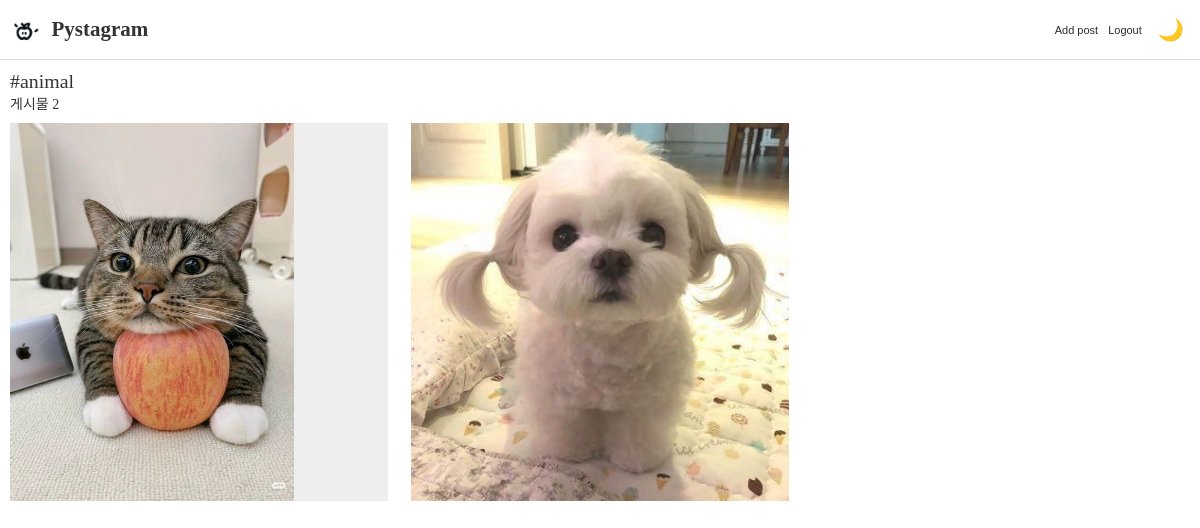
Screenshot of /posts/tags/animal/ with the database file from the repository.
### posts/models.py (models this page shows, shortened)
class HashTag(models.Model):
    name = models.CharField("태그명", max_length=50)

class Post(models.Model):
    user = models.ForeignKey(
        "users.User",
        verbose_name="작성자",
        on_delete=models.CASCADE,
    )
    content = models.TextField("내용")
    created = models.DateTimeField("생성일시", auto_now_add=True)
    tags = models.ManyToManyField("posts.HashTag", verbose_name="해시태그 목록", blank=True)

class PostImage(models.Model):
    post = models.ForeignKey(
        Post,
        verbose_name = "포스트",
        on_delete=models.CASCADE,
    )
    photo = models.ImageField("사진", upload_to="post")

### posts/views.py (the view)
# urls.py: path("tags/<str:tag_name>/", tags, name="tags"),
def tags(request, tag_name):
    try:
        tag = HashTag.objects.get(name=tag_name)
    except HashTag.DoesNotExist:
        posts = Post.objects.none()
    else:
        posts = Post.objects.filter(tags=tag)
    context = {
        "tag_name":tag_name,
        "posts":posts,
    }
    return render(request, 'posts/tags.html', context)

### templates/posts/tags.html
{% extends 'base_nav.html' %}
{% block content %}
<div id="tags">
    <header class="tags-header">
        <h2>#{{ tag_name }}</h2>
        <div>게시물 {{ posts.count }}</div>
    </header>
    <div class="post-grid-container">
        {% for post in posts %}
            {% if post.postimage_set.first and post.postimage_set.first.photo %}
                <div class="post-grid">
                    <a href="{% url 'posts:post_detail' post_id=post.id %}">
                        <img src="{{ post.postimage_set.first.photo.url }}" alt="">
                    </a>
                </div>
            {% endif %}
        {% empty %}
            <p>검색된 게시물이 없습니다</p>
        {% endfor %}
    </div>
</div>
{% endblock %}

### static/css/stylenew.css (style rules this page uses)
h1, h2, h3, h4, h5, h6 { padding: 0; margin: 0; font-weight: 300; }
h2 { font-size: 1.42rem; }
a { text-decoration: none; color: #333; }
html { margin: 0; font-family: "Noto Sans KR", serif; font-weight: 300; font-size: 14px; color: #333; height: 100%; }
body { margin: 0; height: 100%; }
.post-grid-container { display: flex; flex-direction: row; flex-wrap: wrap; }
.post-grid-container .post-grid { display: flex; aspect-ratio: 1/1; width: calc((100vw - (100vw - 100%)) * 0.32); margin-right: calc((100vw - (100vw - 100%)) * 0.02); margin-bottom: 2vw; background-color: #eee; box-sizing: border-box; overflow: hidden; }
.post-grid-container .post-grid a { display: flex; }
.post-grid-container .post-grid img { min-width: 100%; object-fit: cover; object-position: center center; }
#tags { padding: 70px 10px 10px 10px; }
#tags .tags-header { margin-bottom: 10px; }

### rows the page displays
HashTag: name "animal"
Post: postimage_set.first.photo (picture)
Post: postimage_set.first.photo (picture)

### other values shown
{{ posts.count }} "2"
